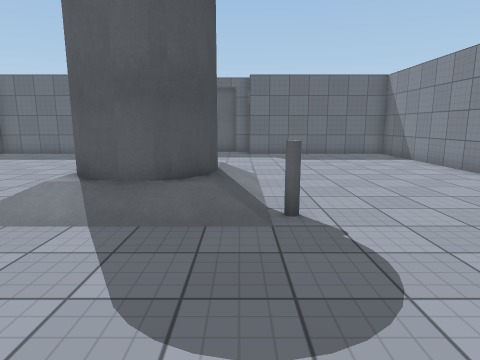
View 1 (above)

16 first-person views from a walk through a 3-D level made in the Unity game engine. The camera is 1.5 m above the floor, tilts 10° down and sees 75° across. The floor is counted in squares, 1 m on a side. Each view is taken from the middle of a square. On the plan, view 1 faces up. The plan holds only what a view shows up to about 15 squares ahead; the rest is blank. Some animated figures are left out. Door leaves are left out, so doorways stand open. Surface patterns are stand-ins for the level's own textures.

View 2
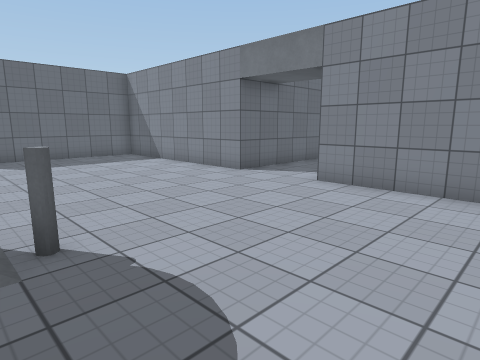

View 3
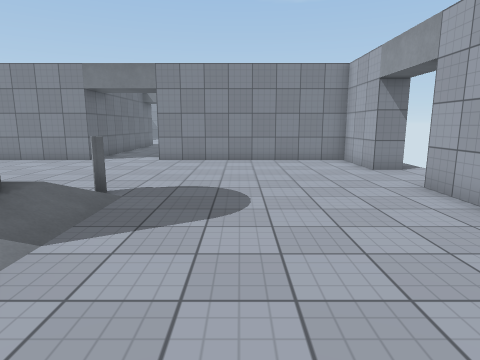

View 4
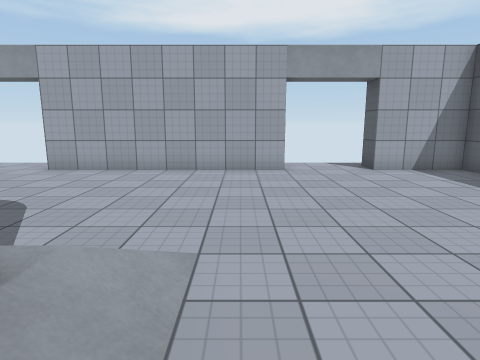

View 5
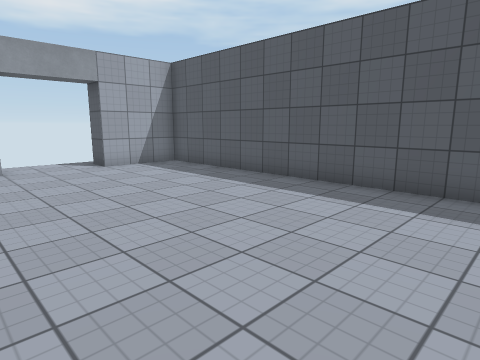

View 6
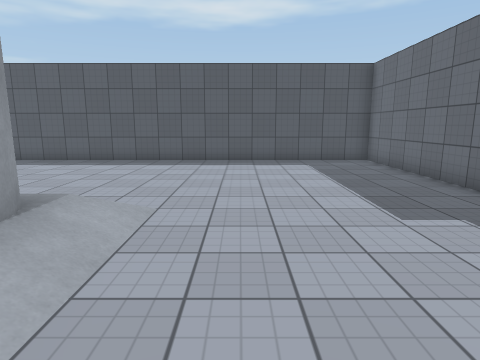

View 7
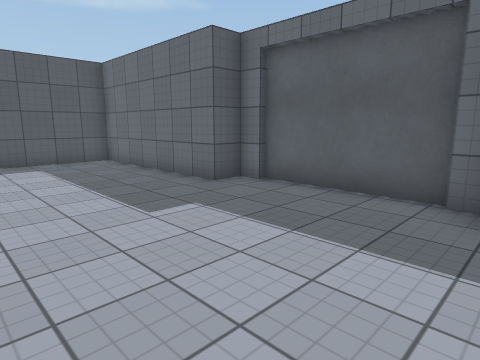

View 8
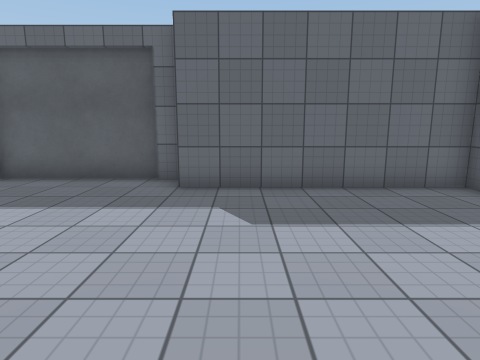

View 9
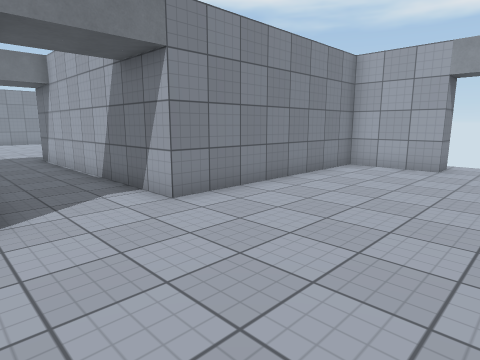

View 10
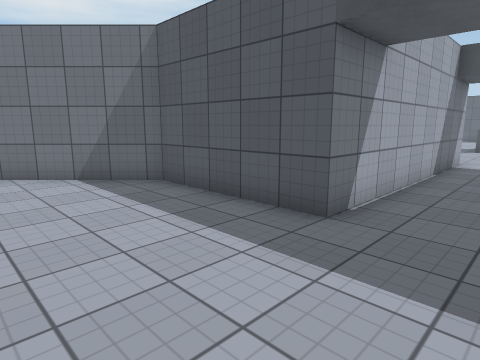

View 11
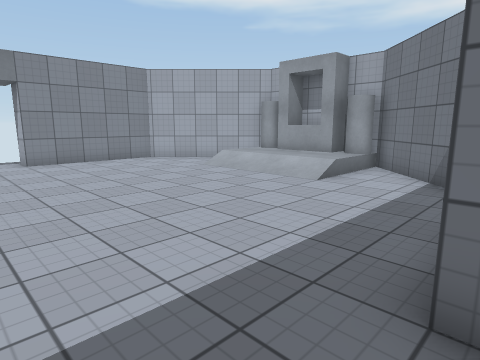

View 12
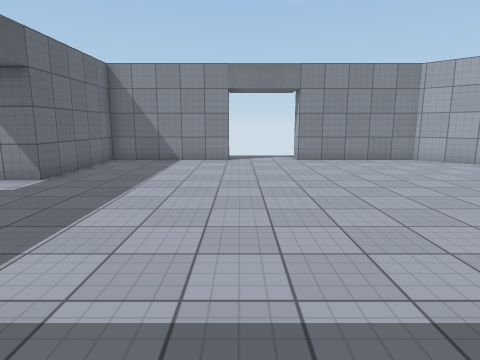

View 13
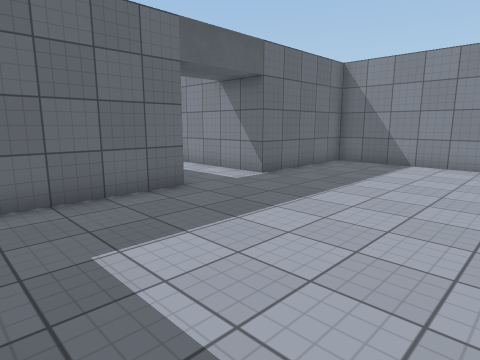

View 14
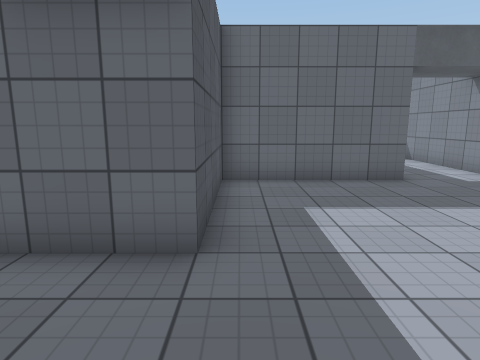

View 15
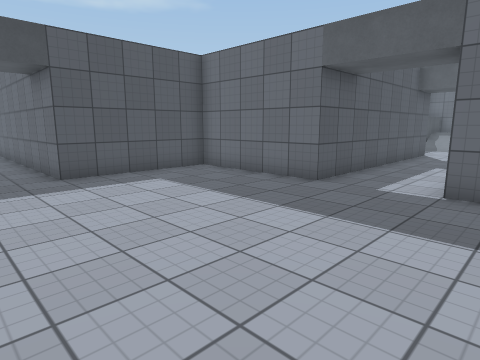

View 16
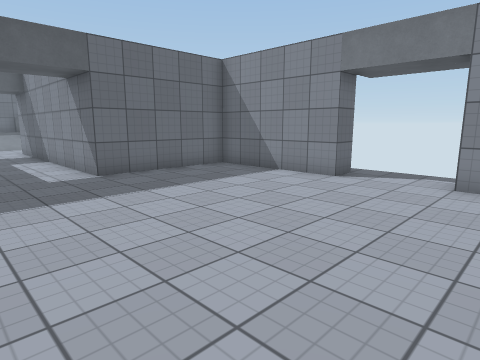

### Floor plan
Key: @ floor where view 1 was taken; # wall or solid block; . main floor; : floor 0.5 m higher than the main floor; / step, stairs or slope; D open door; ^ raised ledge.
Columns run from 13 left of view 1 to 32 right of it. Each row starts with its distance up from view 1.
 23                                    #.
 22                                    #DDD#
 21                                    #...#
 20                                    #...#
 19                                    #...#
 18        ########                    #...#
 17 ########......########             #...#
 16 #....................#             #...#
 15 #....................#             #DDD#
 14 #....................#        ######...######
 13 #....................#        #.............#
 12 #....................#        #.............#
 11 #....................#        #.............#
 10 #....................#        #.............#
  9 #......../////.......##########.............#.
  8 #........ ## /........D......D...............D
  7 #......../###/........D......D...............D
  6 #......../###/........D......D...............D
  5 #......../////#......##########.............#
  4 #....................#        #.............#
  3 #....................#        #.............#
  2 #....................#        #.............#
  1 #....................#        #.............#
  0 #............@.......#        ##.../////...##
 -1 #....................#         ##..::::: .##
 -2 #....................#          ##.::::: ##
 -3 ####...########...####           ####^####
 -4    .DDD         DD..               ####

Where each view was taken, in squares from view 1:
view 1: 0 up, 0 right, facing up
view 2: 1 up, 0 right, facing up-right
view 3: 2 up, 6 left, facing right
view 4: 8 up, 5 left, facing down
view 5: 9 up, 5 left, facing down-left
view 6: 11 up, 1 right, facing left
view 7: 11 up, 1 right, facing up-left
view 8: 9 up, 2 right, facing up
view 9: 9 up, 2 right, facing down-right
view 10: 8 up, 22 right, facing down-left
view 11: 8 up, 17 right, facing down-right
view 12: 8 up, 17 right, facing right
view 13: 7 up, 18 right, facing up-right
view 14: 5 up, 18 right, facing up
view 15: 6 up, 27 right, facing up-left
view 16: 4 up, 22 right, facing up-right
